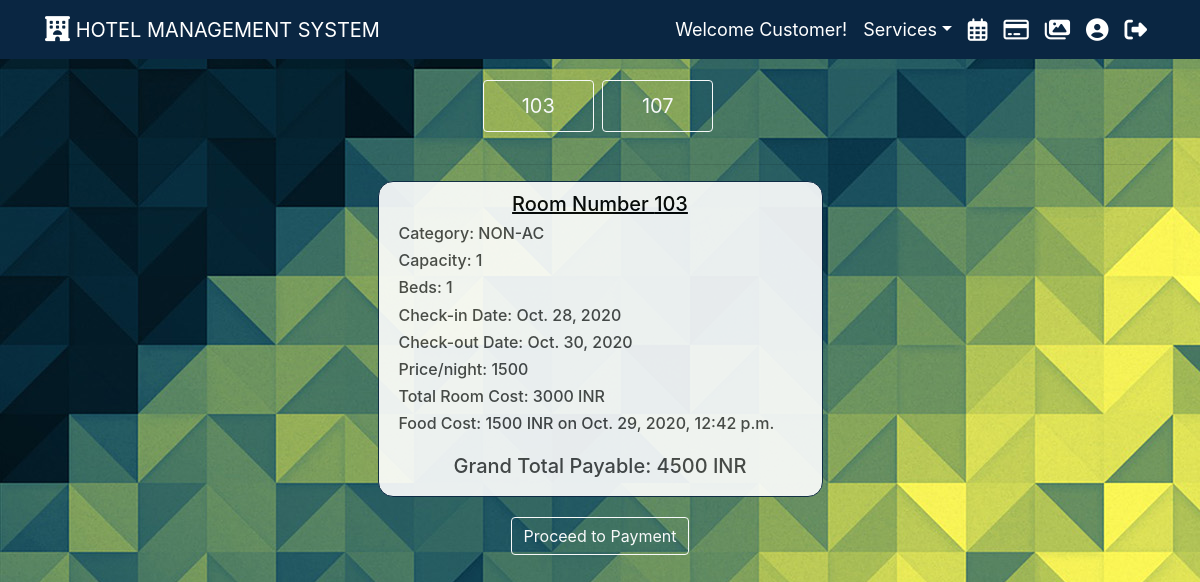
The page /main/payment/ (signed in) on the database its author committed.
### main/models.py (models this page shows, shortened)
class Room(models.Model):
    ROOM_CATEGORIES = (
        ('YAC', 'AC'),
        ('NAC', 'NON-AC'),
        ('DEL', 'DELUXE'),
        ('KIN', 'KING'),
        ('QUE', 'QUEEN'),
    )
    number = models.IntegerField()
    category = models.CharField(max_length=3, choices=ROOM_CATEGORIES)
    beds = models.IntegerField()
    capacity = models.IntegerField()
    price = models.IntegerField(default=1000)
    def get_category(self):
        for i in self.ROOM_CATEGORIES:
            if i[0] == self.category:
                return i[1]

class Booking(models.Model):
    user = models.ForeignKey(User, on_delete=models.CASCADE)
    room = models.ForeignKey(Room, on_delete=models.CASCADE)
    check_in = models.DateField()
    check_out = models.DateField()
    total_cost = models.IntegerField(blank=True, null=True)
    def get_cost(self):
        d0 = date(self.check_in.year, self.check_in.month, self.check_in.day)
        d1 = date(self.check_out.year, self.check_out.month, self.check_out.day)
        stay = d1 - d0
        price_per_night = self.room.price
        cost = price_per_night * stay.days
        return cost

class Restaurant(models.Model):
    user = models.ForeignKey(User, on_delete=models.CASCADE)
    bkng = models.ForeignKey(Booking, on_delete=models.CASCADE)
    time = models.DateTimeField()
    food_cost = models.IntegerField(blank=True, null=True)

### main/decorators.py (the view)
		def wrapper_func(request, *args, **kwargs):
			group = None
			if request.user.groups.exists():
				group = request.user.groups.all()[0].name
			if group in allowed_roles:
				return view_func(request, *args, **kwargs)
			else:
				return HttpResponse('You are not authorized to view this page')

### users/models.py (called while the page is built)
    def get_validity(self):
        if (self.date_of_birth == None or self.state == None
            or self.city == None or self.district == None
            or self.zip_code == None or self.user.first_name == ''
            or self.user.last_name == ''):
            return False
        else:
            return True

### main/templates/main/payment.html (shortened to what this page needs)
{% extends "main/base.html" %}
{% load crispy_forms_tags %}
{% block content %}
{% if empty %}
  <div class="alert alert-info" style="text-align: center; font-size: 20px;">You don't seem to have any payment as you haven't booked a room yet! Go ahead and book a room :)</div>
{% else %}
  <center>
      {% for p in payment_list %}
          <button class="tablink btn btn-outline-light mb-3 mr-1" style="width: 10%;" onclick="openPage('{{p.0}}', this, 'white')" id="defaultOpen">{{p.0}}</button>
      {% endfor %}
  </center>
  {% for p in payment_list %}
    <div class="tabcontent" id="{{p.0}}">
    <hr/>
    <div class="row">
          <div class="col-md-5 mx-auto">
            <article class="media content-section box-shadow" style="border-radius: 15px; border: 1.5px solid #0a2642; opacity: 0.9; color:white;">
              <div class="media-body">
                <h5 style="text-align: center; text-decoration: underline; color: black;">Room Number {{p.0}}</h5>
                <h6>Category: {{p.1}}</h6>
                <h6>Capacity: {{p.2}}</h6>
                <h6>Beds: {{p.3}}</h6>
                <h6>Check-in Date: {{p.4}}</h6>
                <h6>Check-out Date: {{p.5}}</h6>
                <h6>Price/night: {{p.6}}</h6>
                <h6>Total Room Cost: {{p.9}} INR</h6>
                {% if p.8 %}
                  <h6>Food Cost: 0 INR</h6>
                {% else %}
                  {% for t in p.7 %}
                    {% if t.food_cost == None %}
                      <h6>Food Cost: 0 INR</h6>
                    {% else %}
                      <h6>Food Cost: {{t.food_cost}} INR on {{t.time}}</h6>
                    {% endif %}
                  {% endfor %}
                {% endif %}
                <h5 style="text-align: center; margin-top: 20px;">Grand Total Payable: {{p.10}} INR</h5>
              </div>
            </article>
          </div>
    </div>
    <center>
      <a class="btn btn-outline-light" href="#">Proceed to Payment</a>
    </center>
    </div>
  {% endfor %}
{% endif %}
{% endblock content %}

### main/templates/main/base.html (shortened to what this page needs)
{% load static%}
<!DOCTYPE html>
<html>
  <head>
    <link rel="stylesheet" href="https://cdn.jsdelivr.net/npm/bootstrap@4.5.3/dist/css/bootstrap.min.css">
    <link rel="stylesheet" type="text/css" href="{% static 'main/main_style.css' %}"/>
  </head>
  <body>
  <header class="site-header">
    <nav class="navbar navbar-expand-md navbar-dark bg-steel fixed-top">
      <div class="container">
      <a class="navbar-brand" style="font-size: 20px;" href="{% url 'welcome' %}" data-toggle="tooltip" data-placement="bottom" title="Home"><i class="fas fa-hotel fa-lg"></i> HOTEL MANAGEMENT SYSTEM</a>
      <div class="collapse navbar-collapse" id="navbarSupportedContent">
        <ul class="navbar-nav ml-auto" style="font-size: 18px;">
          <li class="nav-item active">
            <a class="nav-link">Welcome {{ user.first_name }}!</a>
          </li>
          <li class="nav-item dropdown active">
            <a href="" class="nav-link dropdown-toggle" id="navbarDropdown" role="button" data-toggle="dropdown">Services</a>
          </li>
          <li class="nav-item active">
            <a class="nav-link" href="{% url 'bookings' %}" data-toggle="tooltip" data-placement="bottom" title="My Bookings"><i class="far fa-calendar-alt fa-lg"></i></a>
          </li>
          <li class="nav-item active">
            <a class="nav-link" href="{% url 'payment' %}" data-toggle="tooltip" data-placement="bottom" title="Bill Payment"><i class="far fa-credit-card fa-lg"></i></a>
          </li>
          <li class="nav-item active">
            <a class="nav-link" href="{% url 'gallery' %}" data-toggle="tooltip" data-placement="bottom" title="Gallery"><i class="fas fa-images fa-lg"></i></a>
          </li>
          <li class="nav-item active">
            <a class="nav-link" href="{% url 'customer' %}" data-toggle="tooltip" data-placement="bottom" title="Customer Information"><i class="fas fa-user-circle fa-lg"></i></a>
          </li>
          <li class="nav-item active">
            <a class="nav-link" href="{% url 'logout' %}" data-toggle="tooltip" data-placement="bottom" title="Logout"><i class="fas fa-sign-out-alt fa-lg"></i></a>
          </li>
        </ul>
      </div>
      </div>
    </nav>
  </header>
    <main role="main" class="container">
       {% block content %}{% endblock %}
    </main>
  </body>
</html>

### main/static/main/main_style.css (style rules this page uses)
body { background: #f2f2f2; color: #333333; margin-top: 5rem; }
h1, h2, h3, h4, h5, h6 { color: #444444; }
ul { margin: 0; }
.bg-steel { background-color: #0a2642; }
.site-header .navbar-nav .nav-link { color: #cbd5db; }
.content-section { background: #ffffff; padding: 10px 20px; border: 1px solid #dddddd; border-radius: 3px; margin-bottom: 20px; }
.tablink { cursor: pointer; padding: 10px 10px; font-size: 20px; width: 25%; }
.tabcontent { display: none; }

### main/templates/main/payment.html (style rules this page uses)
body { background: url('/static/main/photos/background_pattern2.jpg'); }

### rows shown on the page
Room: number "103", p "NON-AC", p "1", check_in "Oct. 28, 2020", check_out "Oct. 30, 2020", price "1500", p "3000", p "4500"
Restaurant: food_cost "1500", time "Oct. 29, 2020, 12:42 p.m."

### other values the page prints
{{ user.first_name }} "Customer"
{{ p.0 }} "103" "107"
